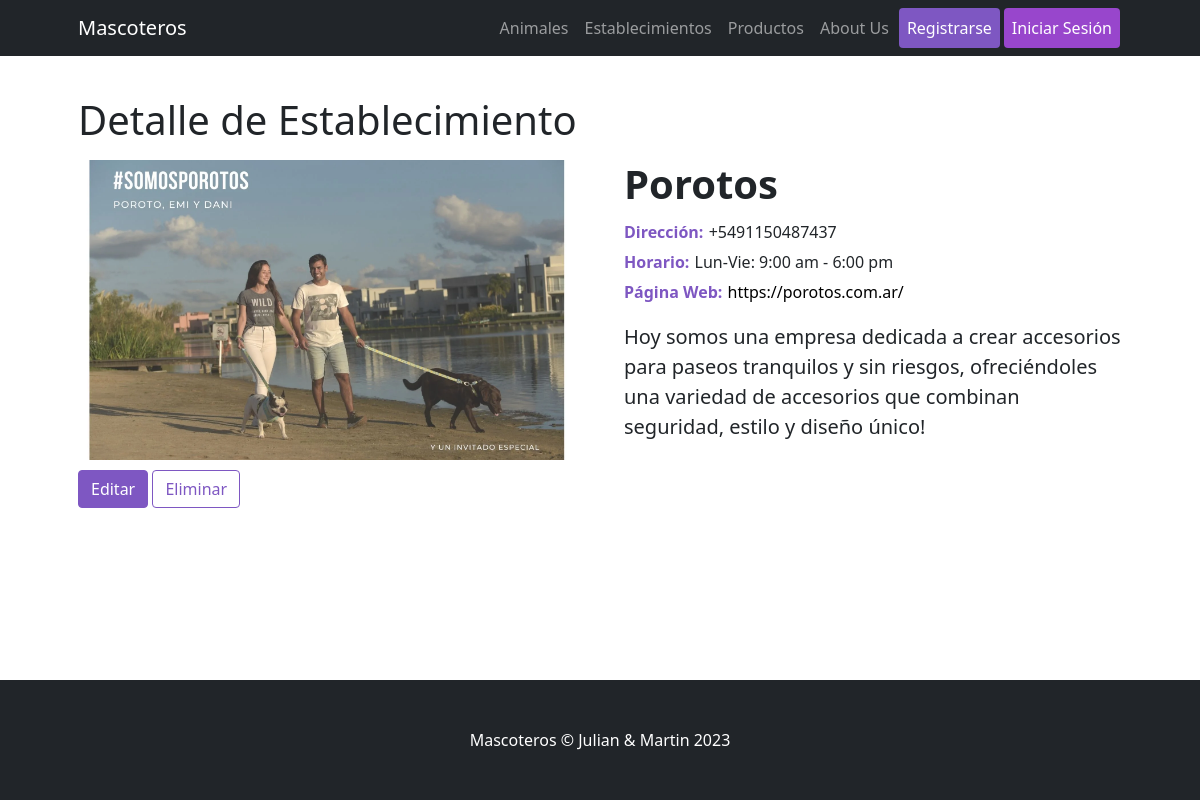
Before: /Mascoteros/establecimiento/3 with the older database file.
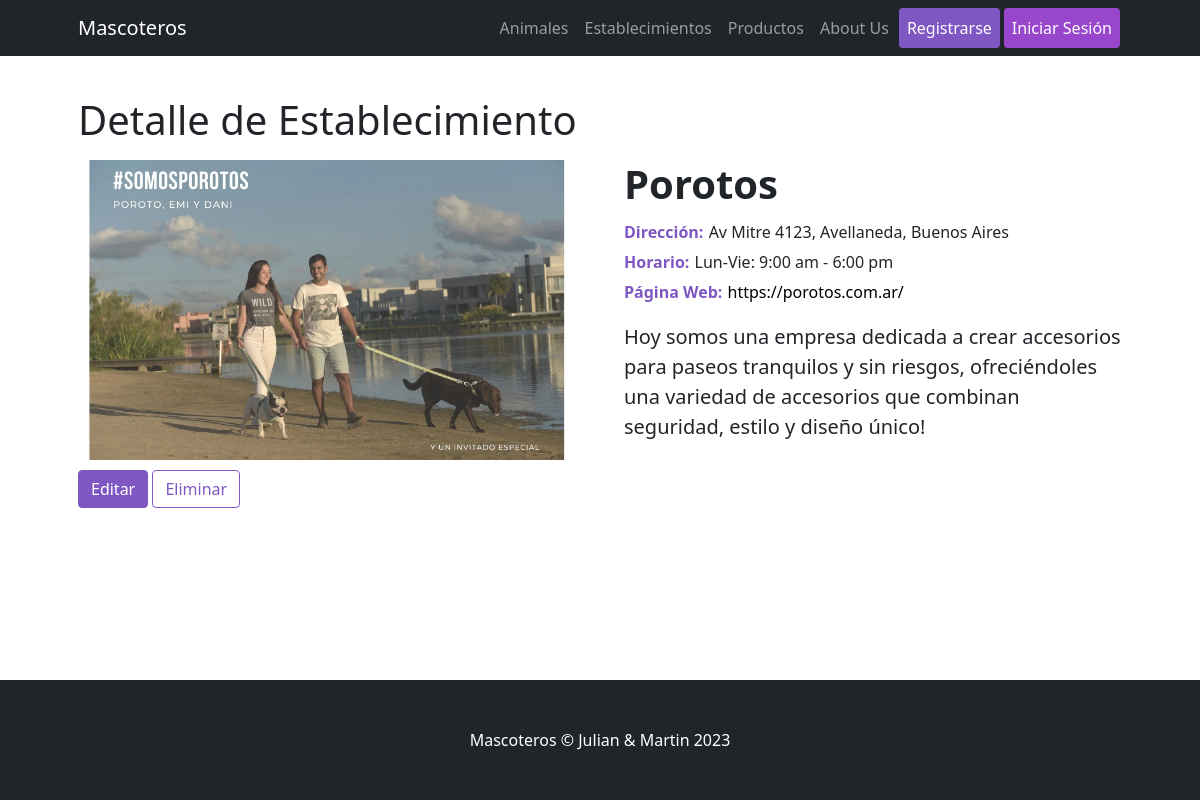
After: the same page with the newer database file.
### Mascoteros/models.py (models this page shows)
class Establecimiento (models.Model):
    nombre      = models.CharField(max_length=64)
    direccion   = models.CharField(max_length=255)
    horario     = models.CharField(max_length=64)
    imagen      = models.ImageField(upload_to='images_establecimientos')
    descripcion = models.CharField(max_length=500)
    pagina_web  = models.CharField(max_length=255)

### Mascoteros/views.py (the view)
# urls.py: path("establecimiento/<int:pk>", DetalleEstablecimiento.as_view(), name="EstablecimientosDetalle"),
class DetalleEstablecimiento(DetailView):
    model = Establecimiento
    template_name = "Mascoteros/establecimiento/establecimiento_detail.html"

### Mascoteros/templates/Mascoteros/establecimiento/establecimiento_detail.html (shortened to what this page needs)
{% extends "Mascoteros/parent.html" %}
{% load static %}
{% block contenidoDinamico %}
<h1 class="card-title">Detalle de Establecimiento</h1>
<div class="row gx-4 gx-lg-5 align-items-left">
    <div class="col-md-6"><img class="card-img-top-detail mb-5 mb-md-0" src="{{establecimiento.imagen.url}}" alt="..." /></div>
    <div class="col-md-6">
        <h1 class="display-6 fw-bolder">{{establecimiento.nombre}}</h1>
        <div class="fs-5 mb-3">
            <span class="span-detalle-label">Dirección:</span>
            <span class="span-detalle">{{establecimiento.direccion}}</span>
            <span class="span-detalle-label">Horario:</span>
            <span class="span-detalle">{{establecimiento.horario}}</span>
            <span class="span-detalle-label">Página Web:</span>
            <a href="{{establecimiento.pagina_web}}" target="_blank" class="span-detalle">{{establecimiento.pagina_web}}</a>
        </div>
        <p class="lead">{{establecimiento.descripcion}}</p>
    </div>
    <div class="container-fluid">
        <a href="{% url 'EstablecimientosEditar' establecimiento.id %}" class="btn btn-dark " role="button" aria-pressed="true">Editar</a>
        <a href="{% url 'EstablecimientosBorrar' establecimiento.id %}" class="btn btn-outline-success" role="button" aria-pressed="true">Eliminar</a>
    </div>
</div>
{% endblock %}

Changed rows visible on the page:
changed Establecimiento "Porotos": direccion "+5491150487437" → "Av Mitre 4123, Avellaneda, Buenos Aires"
